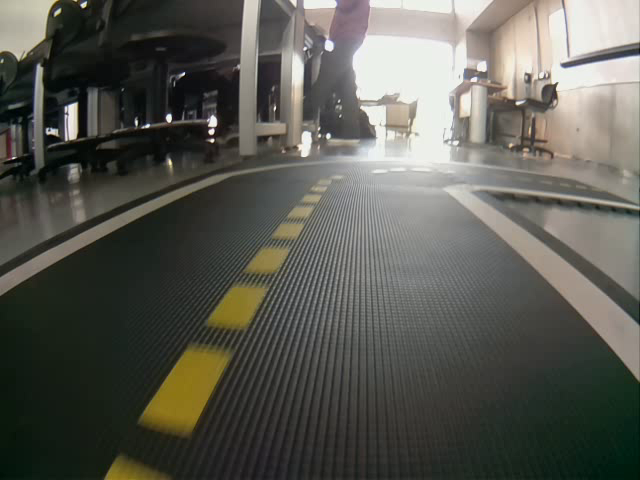
#> input picture images/testa37.png, 640 x 480 px
$ python pitch.py
#> lines starting #> are read from the running program, lines starting #| are printed output that depends on the picture; after the words box and inside, x2 and y2 are one past the last pixel; in counts of white or black regions, pixels touching at a corner belong together
import cv2
import glob
import numpy as np
import matplotlib.pyplot as plt
import matplotlib.image as mpimg

filename = "images/testa37.png"
filename2 = "images/camera_cal/calibration1.png"
cap = cv2.VideoCapture("images/film5.avi")
w = 640
img = cv2.imread(filename, 0)
#> img: shape (480, 640); min 1, max 247, mean 89
img2 = cv2.imread(filename2,0)
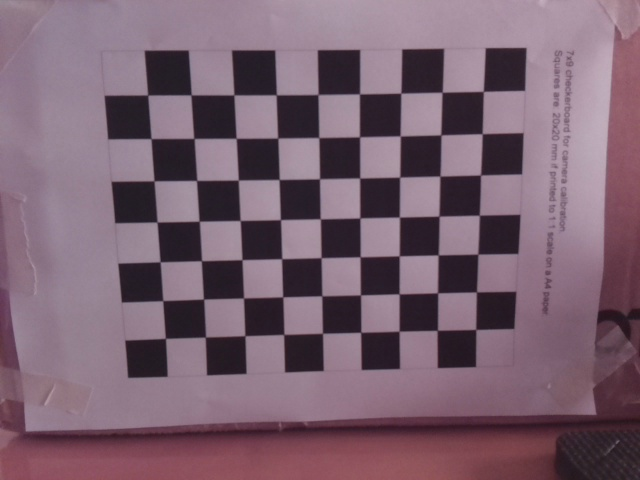
#> input picture images/camera_cal/calibration1.png, 640 x 480 px
#> img2: shape (480, 640); min 24, max 183, mean 105.7

# Matriz y coeficientes de calibración basadas en otras cámaras

mtrz = np.float32([
    [297.44663835 , 0.00000000e+00, 321.20418466],
    [0.00000000e+00, 296.91848716, 216.10159361],
    [0.00000000e+00, 0.00000000e+00, 1.00000000e+00]
])
dist = np.float32([
    [0.03942281,  0.08875919, -0.00474551, -0.00113336, -0.21502914]
])

# Puntos de la imagen inicial
src = np.float32([
    [55, 480],
    [295, 173],
    [479, 190],
    [640, 320]
    #[640, 480]
])
# Puntos de la nueva imagen
dst = np.float32([
    [180, 480],
    [180, 0],
    [w - 180, 0],
    #[w - 180, 215],
    [w - 180, 480]
])


def sinDistorision (img, mtrz, distCoff):
    undist = cv2.undistort(img, mtrz, distCoff, None, mtrz)
    return undist


def drawPoints (img, src):
    result = np.copy(img)
    color = [255, 0, 0] # Red
    espesor = -1
    radio = 5
    x0, y0 = src[0]
    x1, y1 = src[1]
    x2, y2 = src[2]
    x3, y3 = src[3]
#    x4, y4 = src[4]
    cv2.circle(result, (x0, y0), radio, color, espesor)
    cv2.circle(result, (x1, y1), radio, color, espesor)
    cv2.circle(result, (x2, y2), radio, color, espesor)
    cv2.circle(result, (x3, y3), radio, color, espesor)
#    cv2.circle(result, (x4, y4), radio, color, espesor)
    return result

def drawLines (img, src):
    result = np.copy(img)
    color = [255, 0, 0] # Red
    espesor = 2
    x0, y0 = src[0]
    x1, y1 = src[1]
    x2, y2 = src[2]
    x3, y3 = src[3]
#    x4, y4 = src[4]
    cv2.line(result, (x0, y0), (x1, y1), color, espesor)
    cv2.line(result, (x1, y1), (x2, y2), color, espesor)
    cv2.line(result, (x2, y2), (x3, y3), color, espesor)
    cv2.line(result, (x3, y3), (x0, y0), color, espesor)
#    cv2.line(result, (x4, y4), (x0, y0), color, espesor)
    return result

def deformado(img):
    #Transformacion perspectiva
    img_size = (img.shape[1], img.shape[0])
#> img_size = (640, 480)
    trans = cv2.getPerspectiveTransform(src, dst)
    warped = cv2.warpPerspective(img, trans, img_size, flags=cv2.INTER_NEAREST)
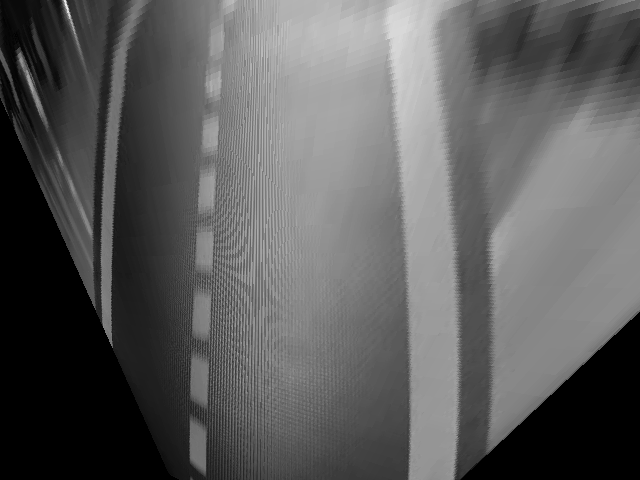
#> warped: shape (480, 640); min 0, max 235, mean 92.6
    return warped


def noDeformado(img):
    #Transformación inversa
    img_size = (img.shape[1], img.shape[0])
    trans = cv2.getPerspectiveTransform(dst, src)
    unwarped = cv2.warpPerspective(img, trans, img_size, flags=cv2.INTER_NEAREST)
    return unwarped

while (True):
    undist = sinDistorision(img, mtrz, dist)
    cv2.imshow("normal", drawLines(undist, src))
    #Vista Aerea
    imgSrc = np.zeros_like(deformado(img))
#> imgSrc: shape (480, 640); every value is 0
    imgDst = np.zeros_like(deformado(img))
    src_points_img = drawPoints(imgSrc, src)
#> in drawPoints, `cv2.circle(result, (x1, y1), radio, color, espesor)`: result: shape (480, 640); 0.04% white; 2 white regions, box (x1, y1, x2, y2) and area: (290, 168, 301, 179) 81, (51, 475, 60, 480) 35
#> in drawPoints, `cv2.circle(result, (x2, y2), radio, color, espesor)`: result: shape (480, 640); 0.06% white; 3 white regions, box (x1, y1, x2, y2) and area: (290, 168, 301, 179) 81, (474, 185, 485, 196) 81, (51, 475, 60, 480) 35
#> in drawPoints, `cv2.circle(result, (x3, y3), radio, color, espesor)`: result: shape (480, 640); 0.08% white; 4 white regions, box (x1, y1, x2, y2) and area: (290, 168, 301, 179) 81, (474, 185, 485, 196) 81, (635, 316, 640, 325) 35, (51, 475, 60, 480) 35
    src_points_img = drawLines(src_points_img, src)
#> in drawLines (call 2), `cv2.line(result, (x3, y3), (x0, y0), color, espesor)`:
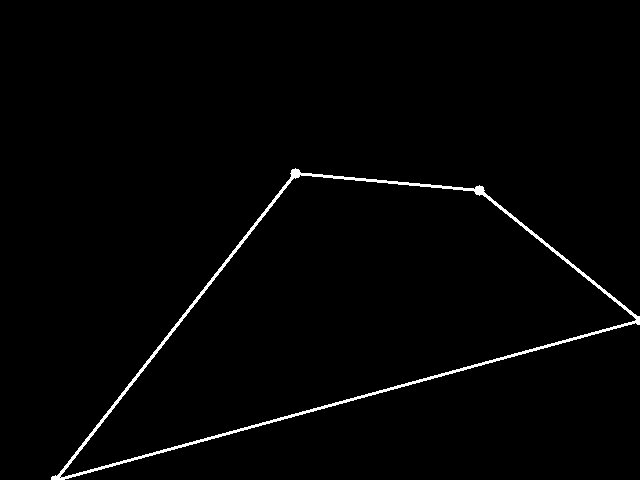
#> result: shape (480, 640); 1.4% white; 1 white region, box (x1, y1, x2, y2) and area: (51, 168, 640, 480) 4388
    dst_points_warped = drawPoints(imgDst, dst)
#> in drawPoints (call 2), `cv2.circle(result, (x1, y1), radio, color, espesor)`: result: shape (480, 640); 0.03% white; 2 white regions, box (x1, y1, x2, y2) and area: (175, 0, 186, 6) 46, (176, 475, 185, 480) 35
#> in drawPoints (call 2), `cv2.circle(result, (x2, y2), radio, color, espesor)`: result: shape (480, 640); 0.04% white; 3 white regions, box (x1, y1, x2, y2) and area: (175, 0, 186, 6) 46, (455, 0, 466, 6) 46, (176, 475, 185, 480) 35
#> in drawPoints (call 2), `cv2.circle(result, (x3, y3), radio, color, espesor)`: result: shape (480, 640); 0.05% white; 4 white regions, box (x1, y1, x2, y2) and area: (175, 0, 186, 6) 46, (455, 0, 466, 6) 46, (176, 475, 185, 480) 35, (456, 475, 465, 480) 35
    dst_points_warped = drawLines(dst_points_warped, dst)
#> in drawLines (call 3), `cv2.line(result, (x3, y3), (x0, y0), color, espesor)`: result: shape (480, 640); 1.2% white; 1 white region, box (x1, y1, x2, y2) and area: (175, 0, 466, 480) 3795
    cv2.imshow("SP", src_points_img)
    cv2.imshow("WP", dst_points_warped)
    cv2.imshow("",img)

    images = glob.glob('images/testa*.png')

    for fname in images:
        img = mpimg.imread(fname)
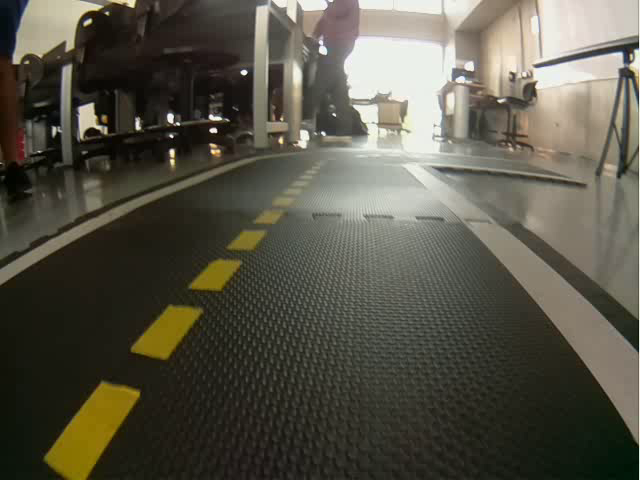
#> input picture images/testa1.png, 640 x 480 px
#> img is the input picture: shape (480, 640, 3) float32; mean R, G, B 0.343, 0.332, 0.282

        # Undistort the image based on the camera calibration
        undist = sinDistorision(img, mtrz, dist)

        # warp the image
        warped = deformado(undist)
#> in deformado (call 3), `warped = cv2.warpPerspective(img, trans, img_size, flags=cv2.INTER_NEA..`:
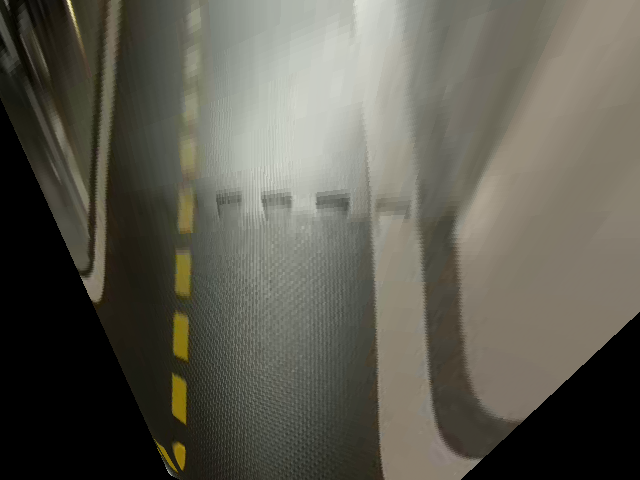
#> warped: shape (480, 640, 3) float32; mean R, G, B 0.37, 0.362, 0.32

        # add the points to the og and warped images
        src_points_img = drawPoints(img, src)
#> in drawPoints (call 3), `cv2.circle(result, (x0, y0), radio, color, espesor)`: result: shape (480, 640, 3) float32; 0.01% of pixels changed, all inside (x1, y1, x2, y2) = (51, 475, 60, 480)
#> in drawPoints (call 3), `cv2.circle(result, (x2, y2), radio, color, espesor)`: result: shape (480, 640, 3) float32; mean R, G, B 0.5, 0.3, 0.3
#> in drawPoints (call 3), `cv2.circle(result, (x3, y3), radio, color, espesor)`: result: shape (480, 640, 3) float32; mean R, G, B 0.5, 0.3, 0.3
        src_points_img = drawLines(src_points_img, src)
        dst_points_warped = drawPoints(warped, dst)
#> in drawPoints (call 4), `cv2.circle(result, (x0, y0), radio, color, espesor)`: result: shape (480, 640, 3) float32; 0.01% of pixels changed, all inside (x1, y1, x2, y2) = (176, 475, 185, 480)
#> in drawPoints (call 4), `cv2.circle(result, (x2, y2), radio, color, espesor)`: result: shape (480, 640, 3) float32; mean R, G, B 0.5, 0.4, 0.3
#> in drawPoints (call 4), `cv2.circle(result, (x3, y3), radio, color, espesor)`: result: shape (480, 640, 3) float32; mean R, G, B 0.5, 0.4, 0.3
        dst_points_warped = drawLines(dst_points_warped, dst)
        cv2.imshow("SP2", src_points_img)
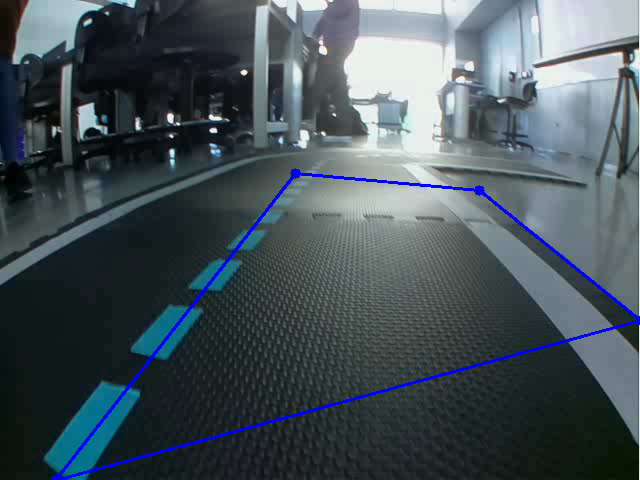
#> window 'SP2': shape (480, 640, 3); mean B, G, R 89.7, 83.4, 71
        cv2.imshow("WP2", dst_points_warped)
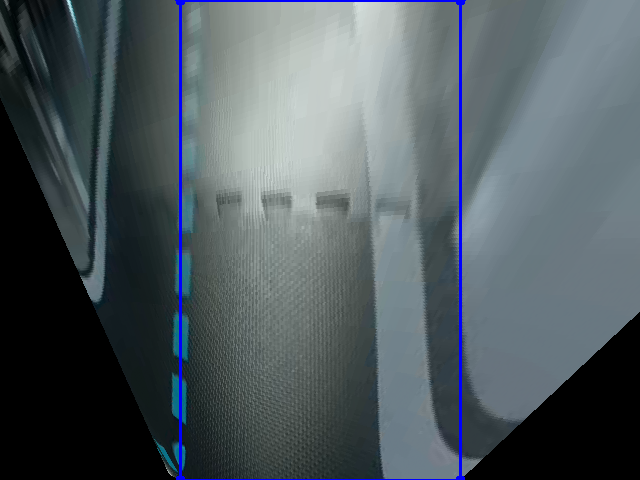
#> window 'WP2': shape (480, 640, 3); mean B, G, R 95.8, 90.8, 80.3

    key = cv2.waitKey(2)
#> (key Esc is pressed here)
    if key == 27:
        break
cap.release()
cv2.destroyAllWindows()
